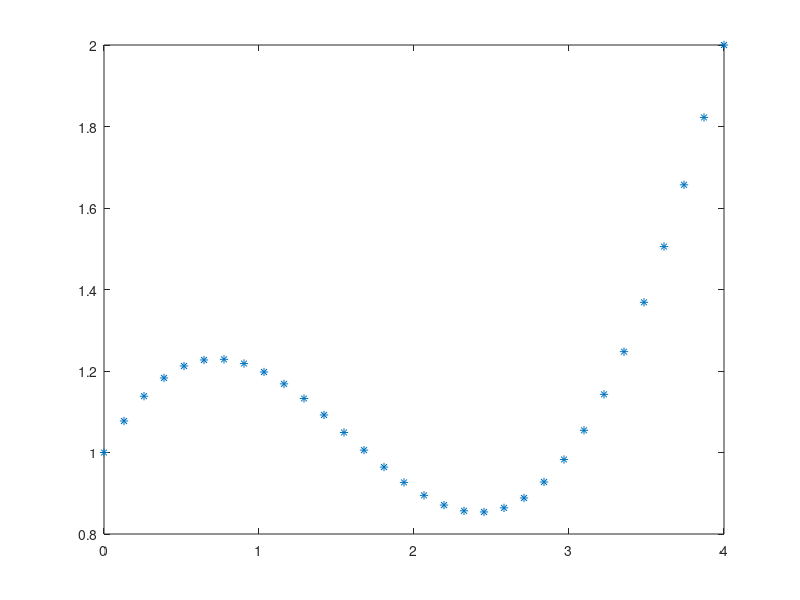

The MATLAB script that drew this image:
% poisson1D.m -- 
% Compute a numerical approximation to the solution
% to the boundary value problem: 
% u_{xx} = f , x\in[a,b],
%  u(a)= \alpha, u (b)= \beta 
% by using finite difference method.
% This is the Poisson model that corresponds to the 
% steady state of a diffusive process, as heat transfer, 
% with an external source.
%
% Data problem declaration
a = 0;     
b = 4; 
alpha = 1;
beta = 2;
% function f(x) (point-wise evaluable on vectors)
f = @(x) -cos(x);                 
%
% Grid data
m = 30;                   % # of interior nodes >=3
h = (b-a)/(m+1); 
% Grid nodes, boundaries included
x = linspace(a,b,m+2);   
%
% Linear system declaration
% Matrix
e = ones(m,1);
A= spdiags([e -2*e e],[-1 0 1],m,m);			
A= A/h^2;
% Right hand side.
xint=(x(2:m+1))';
rhs=f(xint);
rhs(1) = rhs(1) -alpha/h^2;
rhs(m) = rhs(m)- beta/h^2;
%
% Linear system solving
uvec = A\rhs;  
%
% Solution plotting
usoln = [alpha; uvec; beta];
%clf;
plot(x,usoln,'*')